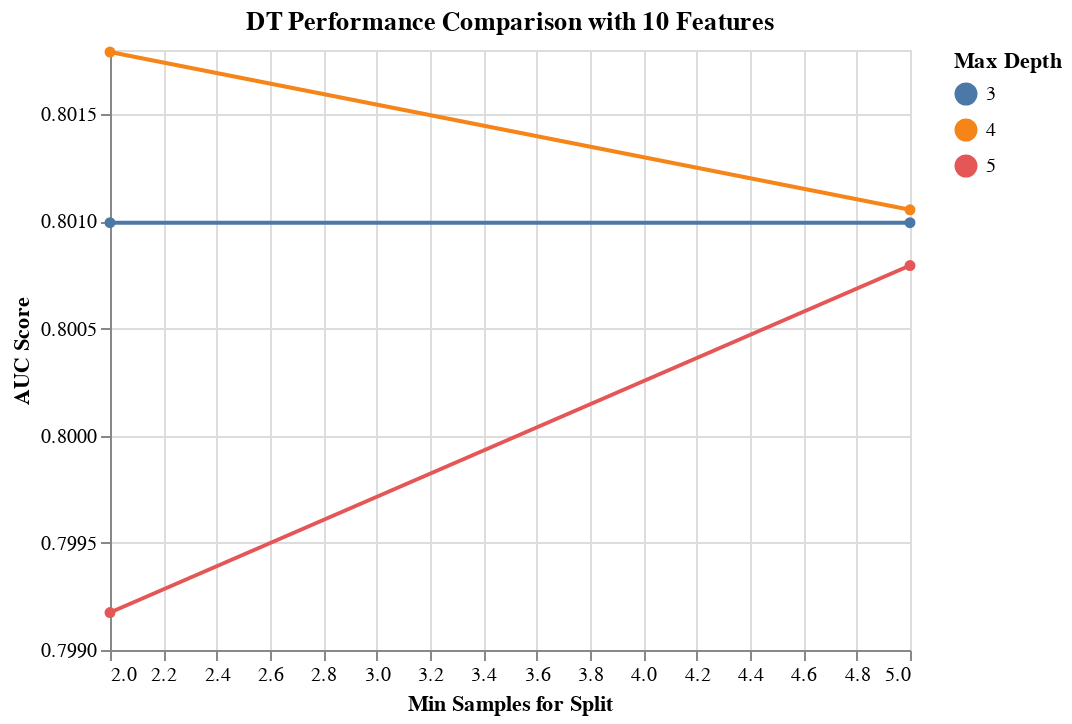

The notebook cell this image was saved under:
### Code cell
results_DT = get_search_results(gs_pipe_DT)

results_DT_10_features = results_DT[results_DT['rfi_fs__n_features_'] == 10.0]

alt.Chart(results_DT_10_features, 
          title='DT Performance Comparison with 10 Features'
         ).mark_line(point=True).encode(
    alt.X('dt__min_samples_split', title='Min Samples for Split'),
    alt.Y('mean_score', title='AUC Score', scale=alt.Scale(zero=False)),
    alt.Color('dt__max_depth:N', title='Max Depth')
)

### Figure 1 — Vega-Lite specification as saved in the notebook (floating-point values rounded to 4 significant figures)
{"config": {"view": {"continuousWidth": 400, "continuousHeight": 300}}, "data": {"name": "data-032653a13d01353a144e70e0b170da79"}, "mark": {"type": "line", "point": true}, "encoding": {"color": {"type": "nominal", "field": "dt__max_depth", "title": "Max Depth"}, "x": {"type": "quantitative", "field": "dt__min_samples_split", "title": "Min Samples for Split"}, "y": {"type": "quantitative", "field": "mean_score", "scale": {"zero": false}, "title": "AUC Score"}}, "title": "DT Performance Comparison with 10 Features", "$schema": "https://vega.github.io/schema/vega-lite/v4.8.1.json", "datasets": {"data-032653a13d01353a144e70e0b170da79": [{"mean_score": 0.8018, "std_score": 0.04027, "max_score": 0.862, "min_score": 0.7463, "dt__max_depth": 4.0, "dt__min_samples_split": 2.0, "rfi_fs__n_features_": 10.0}, {"mean_score": 0.8011, "std_score": 0.04098, "max_score": 0.862, "min_score": 0.7434, "dt__max_depth": 4.0, "dt__min_samples_split": 5.0, "rfi_fs__n_features_": 10.0}, {"mean_score": 0.801, "std_score": 0.03695, "max_score": 0.856, "min_score": 0.7557, "dt__max_depth": 3.0, "dt__min_samples_split": 5.0, "rfi_fs__n_features_": 10.0}, {"mean_score": 0.801, "std_score": 0.03695, "max_score": 0.856, "min_score": 0.7557, "dt__max_depth": 3.0, "dt__min_samples_split": 2.0, "rfi_fs__n_features_": 10.0}, {"mean_score": 0.8008, "std_score": 0.0369, "max_score": 0.8636, "min_score": 0.7626, "dt__max_depth": 5.0, "dt__min_samples_split": 5.0, "rfi_fs__n_features_": 10.0}, {"mean_score": 0.7992, "std_score": 0.03476, "max_score": 0.847, "min_score": 0.7587, "dt__max_depth": 5.0, "dt__min_samples_split": 2.0, "rfi_fs__n_features_": 10.0}]}}
